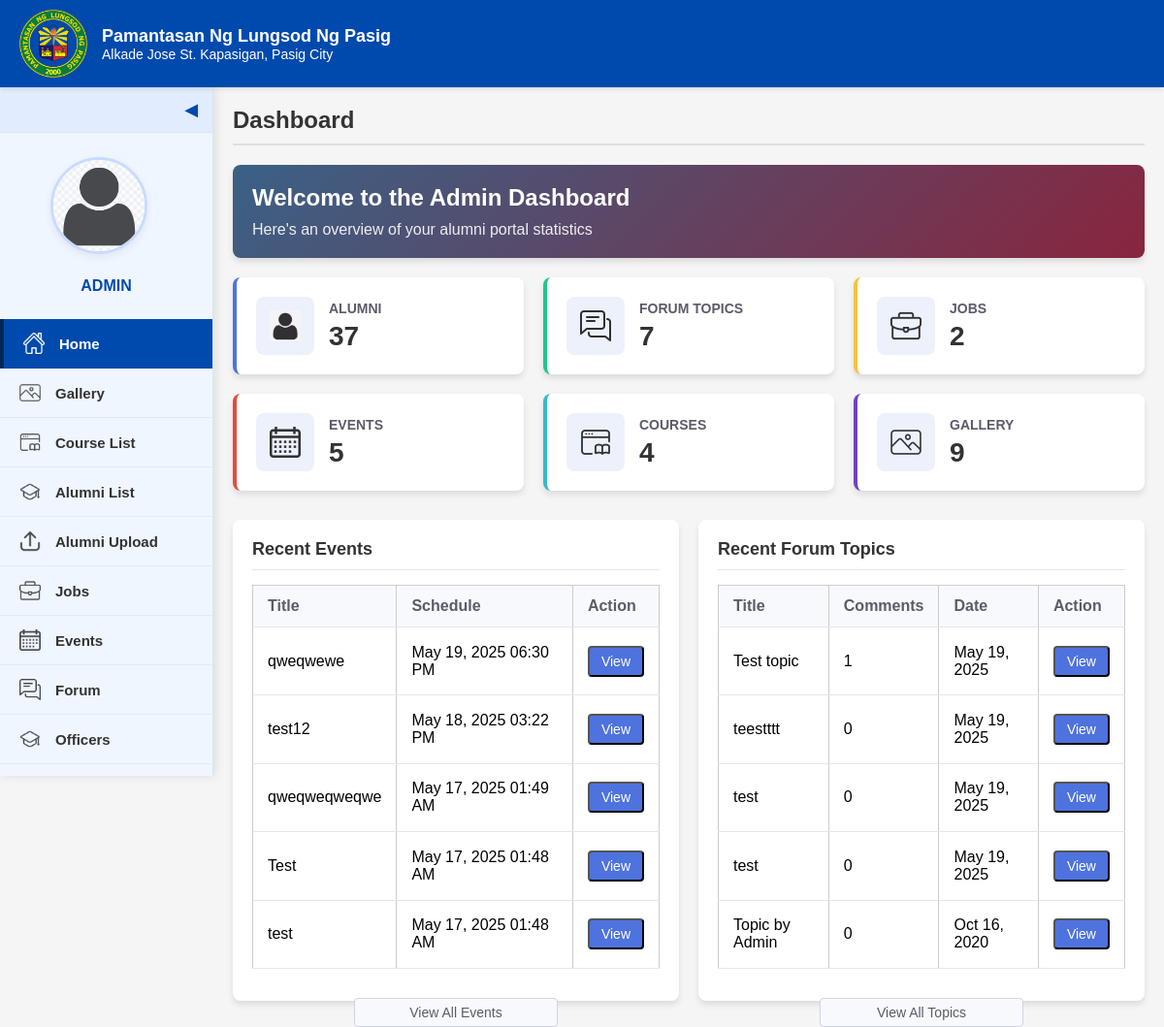
The app's page /admin-home.PHP with its own data.
### tables this page shows
CREATE TABLE `events` (
  `id` int(30) NOT NULL,
  `title` varchar(250) NOT NULL,
  `content` text NOT NULL,
  `schedule` datetime NOT NULL,
  `banner` text NOT NULL,
  `date_created` datetime NOT NULL DEFAULT current_timestamp(),
  `gform_link` varchar(200) NOT NULL,
  `archive_date` date DEFAULT NULL
);

CREATE TABLE `forum_topics` (
  `id` int(30) NOT NULL,
  `title` varchar(250) NOT NULL,
  `description` text NOT NULL,
  `user_id` varchar(9) NOT NULL,
  `date_created` datetime NOT NULL DEFAULT current_timestamp()
);

### admin-home.PHP (the view, shortened to what this page needs)
<?php
include 'admin/db_connect.php';
$alumni_query = "SELECT COUNT(*) as total_alumni FROM alumnus_bio";
$alumni_result = $conn->query($alumni_query);
$alumni_row = $alumni_result->fetch_assoc();
$alumni_count = $alumni_row['total_alumni'];
$forum_query = "SELECT COUNT(*) as total_topics FROM forum_topics";
$forum_result = $conn->query($forum_query);
$forum_row = $forum_result->fetch_assoc();
$forum_count = $forum_row['total_topics'];
$jobs_query = "SELECT COUNT(*) as total_jobs FROM careers";
$jobs_result = $conn->query($jobs_query);
$jobs_row = $jobs_result->fetch_assoc();
$jobs_count = $jobs_row['total_jobs'];
$events_query = "SELECT COUNT(*) as total_events FROM events";
$events_result = $conn->query($events_query);
$events_row = $events_result->fetch_assoc();
$events_count = $events_row['total_events'];
$courses_query = "SELECT COUNT(*) as total_courses FROM courses";
$courses_result = $conn->query($courses_query);
$courses_row = $courses_result->fetch_assoc();
$courses_count = $courses_row['total_courses'];
$gallery_query = "SELECT COUNT(*) as total_gallery FROM gallery";
$gallery_result = $conn->query($gallery_query);
$gallery_row = $gallery_result->fetch_assoc();
$gallery_count = $gallery_row['total_gallery'];
$recent_events_query = "SELECT * FROM events ORDER BY schedule DESC LIMIT 5";
$recent_events_result = $conn->query($recent_events_query);
$recent_topics_query = "SELECT ft.*, COUNT(fc.id) as comment_count FROM forum_topics ft
                        LEFT JOIN forum_comments fc ON ft.id = fc.topic_id
                        GROUP BY ft.id
                        ORDER BY ft.date_created DESC LIMIT 5";
$recent_topics_result = $conn->query($recent_topics_query);
?>
<!DOCTYPE html>
<html>
<head>
    <link rel="stylesheet" href="style.css">
    <link rel="stylesheet" href="css/admin-dashboard.css">
    <link rel="stylesheet" href="https://cdnjs.cloudflare.com/ajax/libs/font-awesome/6.0.0/css/all.min.css">
</head>
<body class="dashboard-body">
    <div class="interface-header">
        <img src="images/logo.png" alt="PLP Logo" class="logo-interface">
        <div class="text">
            <div class="school-name">Pamantasan Ng Lungsod Ng Pasig</div>
            <p class="p-size">Alkade Jose St. Kapasigan, Pasig City</p>
        </div>
    </div>
    <div class="dashboard-container">
        <div class="sidebar" id="sidebar">
            <div class="toggle-btn" onclick="toggleSidebar()">&#x25C0;</div>
            <div class="sidebar-content">
                <div class="profile-section">
                    <a class="profile-pic">
                        <img src="images/avatar.png" alt="Profile Picture">
                    </a>
                    <div class="profile-name">ADMIN</div>
                </div>
                <a href="admin-home.php" class="active"><img src="images/home.png" alt="Home"><span>Home</span></a>
                <a href="admin-gallery.php"><img src="images/gallery.png" alt="Gallery"><span>Gallery</span></a>
                <a href="admin-course-list.php"><img src="images/course-list.png" alt="Course List"><span>Course List</span></a>
                <a href="admin-alumni-list.php"><img src="images/alumni_list.png" alt="Alumni List"><span>Alumni List</span></a>
                <a href="admin-alumni-upload.php"><img src="images/upload.png" alt="Alumni Upload"><span>Alumni Upload</span></a>
                <a href="admin-job.php"><img src="images/jobs.png" alt="Jobs"><span>Jobs</span></a>
                <a href="admin-event.php"> <img src="images/calendar.png" alt="Events"><span>Events</span></a>
                <a href="admin-forums.php"><img src="images/forums.png" alt="Forum"><span>Forum</span></a>
                <a href="admin-officers.php"><img src="images/users.png" alt="Officers"><span>Officers</span></a>
                <a href="admin-system-setting.php"><img src="images/settings.png" alt="System Settings"><span>System Settings</span></a>
            </div>
        </div>
        <div class="main-dashboard-content">
            <header class="dashboard-header">Dashboard</header>
            <hr class="dashboard-divider">
            <div class="dashboard-welcome">
                <h2>Welcome to the Admin Dashboard</h2>
                <p>Here's an overview of your alumni portal statistics</p>
            </div>
            <div class="stats-container" style="grid-template-columns: repeat(3, 1fr);">
                <div class="stat-card alumni">
                    <div class="stat-icon">
                        <img src="images/avatar.png" alt="Alumni"/>
                    </div>
                    <div class="stat-info">
                        <h3>Alumni</h3>
                        <p class="stat-count"><?php echo $alumni_count; ?></p>
                    </div>
                </div>
                <div class="stat-card forum">
                    <div class="stat-icon">
                        <img src="images/forums.png" alt="Forum Topics"/>
                    </div>
                    <div class="stat-info">
                        <h3>Forum Topics</h3>
                        <p class="stat-count"><?php echo $forum_count; ?></p>
                    </div>
                </div>
                <div class="stat-card jobs">
                    <div class="stat-icon">
                        <img src="images/jobs.png" alt="Jobs"/>
                    </div>
                    <div class="stat-info">
                        <h3>Jobs</h3>
                        <p class="stat-count"><?php echo $jobs_count; ?></p>
                    </div>
                </div>
                <div class="stat-card events">
                    <div class="stat-icon">
                        <img src="images/calendar.png" alt="Events"/>
                    </div>
                    <div class="stat-info">
                        <h3>Events</h3>
                        <p class="stat-count"><?php echo $events_count; ?></p>
                    </div>
                </div>
                <div class="stat-card courses">
                    <div class="stat-icon">
                        <img src="images/course-list.png" alt="Courses"/>
                    </div>
                    <div class="stat-info">
                        <h3>Courses</h3>
                        <p class="stat-count"><?php echo $courses_count; ?></p>
                    </div>
                </div>
                <div class="stat-card gallery">
                    <div class="stat-icon">
                        <img src="images/gallery.png" alt="Gallery"/>
                    </div>
                    <div class="stat-info">
                        <h3>Gallery</h3>
                        <p class="stat-count"><?php echo $gallery_count; ?></p>
                    </div>
                </div>
            </div>
            <div class="dashboard-sections">
                <div class="dashboard-section">
                    <h3>Recent Events</h3>
                    <div class="dashboard-content">
                        <?php if($recent_events_result->num_rows > 0): ?>
                            <table class="dashboard-table">
                                <thead>
                                    <tr>
                                        <th>Title</th>
                                        <th>Schedule</th>
                                        <th>Action</th>
                                    </tr>
                                </thead>
                                <tbody>
                                    <?php while($event = $recent_events_result->fetch_assoc()): ?>
                                    <tr>
                                        <td><?php echo htmlspecialchars($event['title']); ?></td>
                                        <td><?php echo date('M d, Y h:i A', strtotime($event['schedule'])); ?></td>
                                        <td><button class="dashboard-btn view-event-btn" data-id="<?php echo $event['id']; ?>">View</button></td>
                                    </tr>
                                    <?php endwhile; ?>
                                </tbody>
                            </table>
                        <?php else: ?>
                            <p class="no-data">No events found</p>
                        <?php endif; ?>
                        <div class="view-all">
                            <a href="admin-event.php">View All Events</a>
                        </div>
                    </div>
                </div>
                <div class="dashboard-section">
                    <h3>Recent Forum Topics</h3>
                    <div class="dashboard-content">
                        <?php if($recent_topics_result->num_rows > 0): ?>
                            <table class="dashboard-table">
                                <thead>
                                    <tr>
                                        <th>Title</th>
                                        <th>Comments</th>
                                        <th>Date</th>
                                        <th>Action</th>
                                    </tr>
                                </thead>
                                <tbody>
                                    <?php while($topic = $recent_topics_result->fetch_assoc()): ?>
                                    <tr>
                                        <td><?php echo htmlspecialchars($topic['title']); ?></td>
                                        <td><?php echo $topic['comment_count']; ?></td>
                                        <td><?php echo date('M d, Y', strtotime($topic['date_created'])); ?></td>
                                        <td><button class="dashboard-btn view-forum-btn" data-id="<?php echo $topic['id']; ?>">View</button></td>
                                    </tr>
                                    <?php endwhile; ?>
                                </tbody>
                            </table>
                        <?php else: ?>
                            <p class="no-data">No forum topics found</p>
                        <?php endif; ?>
                        <div class="view-all">
                            <a href="admin-forums.php">View All Topics</a>
                        </div>
                    </div>
                </div>
            </div>
        </div>
    </div>
</body>
</html>

### style.css (style rules this page uses)
* { margin: 0; padding: 0; box-sizing: border-box; overscroll-behavior: none; }
body { font-family: Arial, sans-serif; background-color: #ffffff; }
.text { display: flex; flex-direction: column; }
.school-name { font-size: 18px; color: #003366; font-weight: bold; }
.interface-header { background-color: #004aad; color: white; padding: 10px 20px; display: flex; align-items: center; position: fixed; top: 0; left: 0; width: 100%; z-index: 100; box-shadow: 0 2px 5px rgba(0, 0, 0, 0.1); height: 90px; }
.interface-header .school-name { color: white; }
.logo-interface { height: 70px; margin-right: 10px; }
.sidebar { background-color: #f0f6ff; width: 220px; height: calc(100vh - 90px); position: fixed; top: 90px; left: 0; display: flex; flex-direction: column; transition: all 0.3s ease; z-index: 5; overflow: hidden; box-shadow: 2px 0 10px rgba(0, 0, 0, 0.1); border-right: 1px solid #d9e5f6; }
.sidebar-content { width: 100%; display: flex; flex-direction: column; align-items: center; max-height: calc(100vh - 90px); overflow-y: auto; padding: 0 0 20px 0; -ms-overflow-style: none; scrollbar-width: none; }
.profile-section { display: flex; flex-direction: column; align-items: center; margin: 25px 0; padding: 0 10px; width: 100%; }
.profile-pic { position: relative; margin-bottom: 15px; text-align: center; width: 100%; }
.profile-pic img { width: 100px; height: 100px; border-radius: 50%; cursor: pointer; object-fit: cover; border: 3px solid #b7d0ff; transition: all 0.3s ease; box-shadow: 0 3px 10px rgba(0, 0, 0, 0.1); }
.profile-name { margin-top: 5px; font-size: 16px; font-weight: bold; color: #004aad; text-align: center; transition: all 0.3s ease; }
.toggle-btn { background-color: #e1ecff; color: #004aad; width: 100%; text-align: right; padding: 12px 15px; cursor: pointer; font-size: 18px; border-bottom: 1px solid #d9e5f6; transition: all 0.3s ease; }
.sidebar-content a { display: flex; align-items: center; width: 100%; color: #333; text-decoration: none; padding: 14px 20px; font-weight: bold; transition: all 0.3s ease; border-bottom: 1px solid rgba(0, 0, 0, 0.05); }
.profile-section .profile-pic { display: block; width: 100%; padding: 0; margin-bottom: 15px; text-align: center; border-bottom: none; }
.sidebar-content .profile-section a.profile-pic { display: block; text-align: center; padding: 0; border-bottom: none; width: 100%; }
.sidebar-content a img { width: 22px; height: 22px; margin-right: 15px; transition: all 0.3s ease; opacity: 0.7; }
.sidebar-content a span { transition: all 0.3s ease; font-size: 15px; }
.sidebar-content a.active { background-color: #004aad; color: white; border-left: 4px solid #002855; }
.sidebar-content a.active img { filter: brightness(0) invert(1); opacity: 1; }
.sidebar:not(.collapsed) .profile-pic img { width: 100px; height: 100px; border-width: 3px; }
table { width: 100%; border-collapse: collapse; background: white; }
table th, table td { border: 1px solid #ccc; padding: 10px; text-align: center; }
table th { background-color: #d9e5f6; }

### admin-home.PHP (style rules this page uses)
.view-event-btn, .view-forum-btn { cursor: pointer; }

### records on screen
events: title "qweqwewe", schedule "May 19, 2025 06:30 PM"
events: title "test12", schedule "May 18, 2025 03:22 PM"
events: title "qweqweqweqwe", schedule "May 17, 2025 01:49 AM"
events: title "Test", schedule "May 17, 2025 01:48 AM"
events: title "test", schedule "May 17, 2025 01:48 AM"
forum_topics: title "Test topic", comment_count "1", date_created "May 19, 2025"
forum_topics: title "teestttt", comment_count "0", date_created "May 19, 2025"
forum_topics: title "test", comment_count "0", date_created "May 19, 2025"
forum_topics: title "test", comment_count "0", date_created "May 19, 2025"
forum_topics: title "Topic by Admin", comment_count "0", date_created "Oct 16, 2020"

### other values on screen
$alumni_count "37"
$forum_count "7"
$jobs_count "2"
$events_count "5"
$courses_count "4"
$gallery_count "9"
